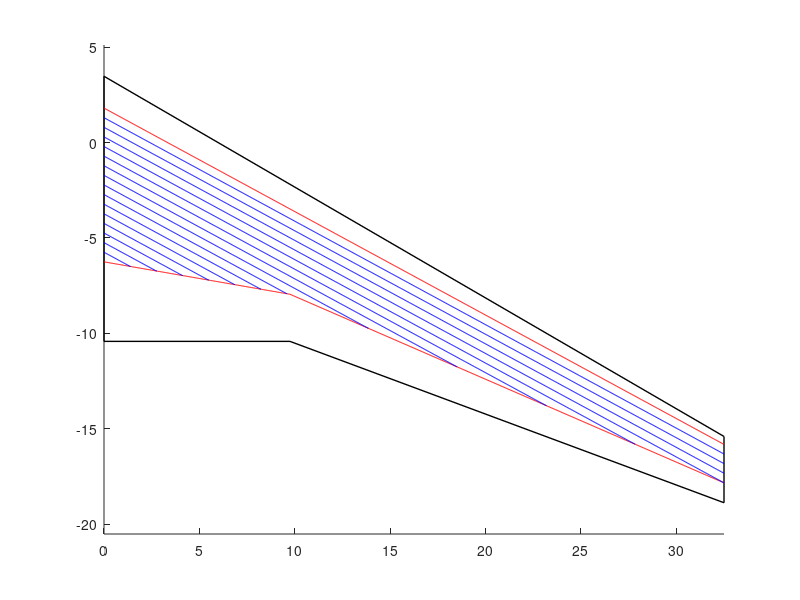

The MATLAB source for this figure:
clear
clf
clc

% parameters
area = 482; % m^2
wing_span = 65; % m
taper_ratio = 0.25;
quarter_chord_sweep = 26.6; % degrees
trailing_edge_kink = 0.3; % fraction of wing span
area_ratio = 0.0939; % cross-sectional area as a proportion of c^2

% simple design
total_chord = 1 + 1 / taper_ratio;
tip_chord = 2 * area / (wing_span * total_chord);
root_chord = tip_chord / taper_ratio;
qcy = -wing_span / 2 * tand(quarter_chord_sweep);
le_tip = qcy + tip_chord / 4;
te_tip = qcy - 3 * tip_chord / 4;
le_root = root_chord / 4;
te_root = -3 * root_chord / 4;

% wing with trailing edge kink
kink_span = wing_span / 2 * trailing_edge_kink;
% recalculate the wing iteratively
A_tot = 0; % initialize the total area to a value larger than the target area
tip_chord2 = tip_chord;
root_chord2 = root_chord;

% iterative loop
while A_tot < area/2
    A_le = wing_span / 16 * (tip_chord2 + root_chord2);
    A_inner = kink_span / 2 * (3/2 * root_chord2 - kink_span * tand(quarter_chord_sweep));
    A_outer = (wing_span / 2 - kink_span)/2 * (3/4 * root_chord2 - kink_span * tand(quarter_chord_sweep) + 3/4 * tip_chord2);
    A_tot = A_le + A_inner + A_outer;
    root_chord2 = root_chord2 + 1e-3;
    tip_chord2 = root_chord2 * taper_ratio;
end

qcy = -wing_span / 2 * tand(quarter_chord_sweep);
le_tip = qcy + tip_chord2 / 4;
te_tip = qcy - 3 * tip_chord2 / 4;
le_root = root_chord2 / 4;
te_root = -3 * root_chord2 / 4;

% draw the wing
hold on
plot([0, wing_span / 2], [le_root, le_tip], 'k-', 'LineWidth', 1)
plot([0, kink_span], [te_root, te_root], 'k-', 'LineWidth', 1)
plot([kink_span, wing_span / 2], [te_root, te_tip], 'k-', 'LineWidth', 1)
plot([0, 0], [le_root, te_root], 'k-', 'LineWidth', 1)
plot([wing_span / 2, wing_span / 2], [le_tip, te_tip], 'k-', 'LineWidth', 1)
axis equal

% get chord and spars
x = linspace(0, wing_span/2, 1000);
le = le_root + (le_tip - le_root) .* x ./ (wing_span / 2);
te1 = te_root + (te_root - te_tip) .* (kink_span - x) ./ ((wing_span / 2) - kink_span);
te = min(te_root, te1);
chord = le - te;
% front spar/ 
front_spar = le - 0.12 * chord;
rear_spar = te + 0.3 * chord;
front_spar = linspace(front_spar(1), front_spar(end), 1000);
plot(x, front_spar, "r-")
plot(x, rear_spar, "r-")

% stringer layout
tip_stringers = 3; % number of stringers at the top
stringer_spacing = (front_spar(end) - rear_spar(end)) / (tip_stringers + 1);
for i = 1:tip_stringers * 5
    stringer_pos = max(rear_spar, front_spar - i * stringer_spacing);
    end_pos = 1000;
    if any(stringer_pos == rear_spar)
        end_pos = find(stringer_pos == rear_spar, 1);
    end
    plot(x(1:end_pos), stringer_pos(1:end_pos), "b-")
end
